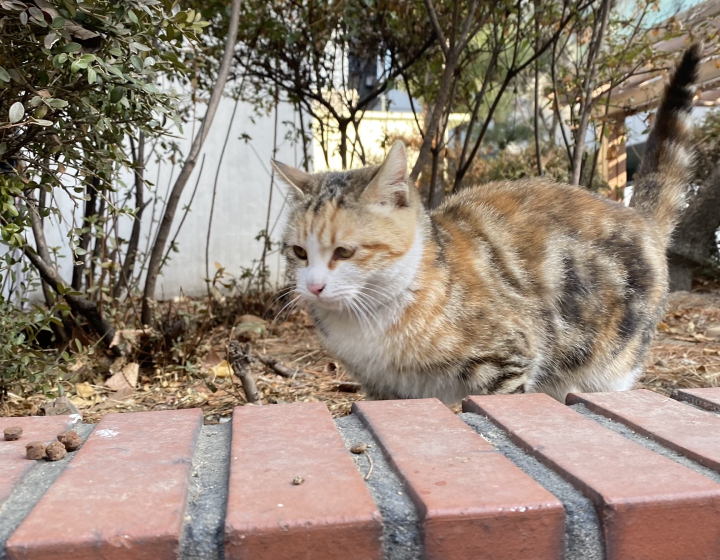
#> input picture Unit8/cat.jpg, 1440 x 1120 px (shown at 1/2 size)
$ python final.py
#> lines starting #> are read from the running program, lines starting #| are printed output that depends on the picture
import numpy as np, cv2, math

image = cv2.imread('cat.jpg')
#> image is the input picture: shape (1120, 1440, 3); mean B, G, R 118.3, 131.7, 147.1
src = cv2.resize(image, dsize=(400,300))
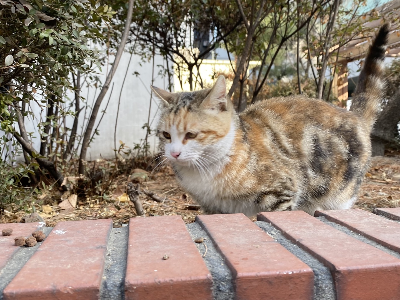
#> src: shape (300, 400, 3); mean B, G, R 118.2, 131.6, 147

h, w = src.shape[:2]
#> h = 300; w = 400

a= 47
b= 1.5
rad = a * math.pi / 180  #각도 설정

x = round(h * math.sin(rad)*b + w * math.cos(rad)*b) #창의 크기
#> x = 738
y = round(h * math.cos(rad)*b + w * math.sin(rad)*b)
#> y = 746
cv2.namedWindow('dst')
# cv2.resizeWindow('dst', width=x, height=y)

aff = np.array([[1, 0, x/2 - w/2], #첫번째 X, 두번째 Y
               [0, 1, y/2 - h/2]], dtype=np.float32)
#> aff = [[1, 0, 169], [0, 1, 223]]
trans_mat = cv2.warpAffine(src, aff, (x, y),255)
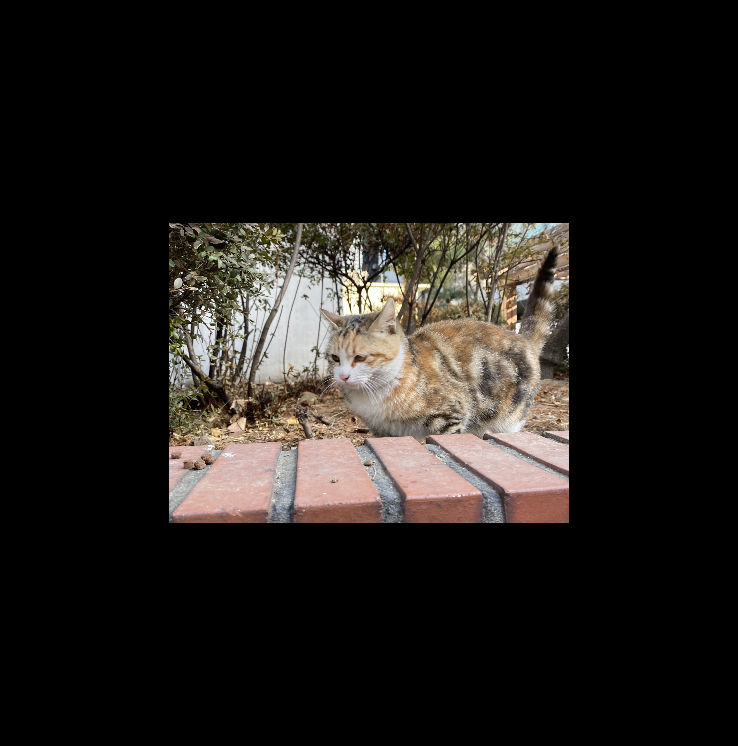
#> trans_mat: shape (746, 738, 3); mean B, G, R 25.8, 28.7, 32

dst_mat = cv2.getRotationMatrix2D((x/2, y/2), a, b)
rot_dst = cv2.warpAffine(trans_mat, dst_mat, (x, y), cv2.INTER_LINEAR)
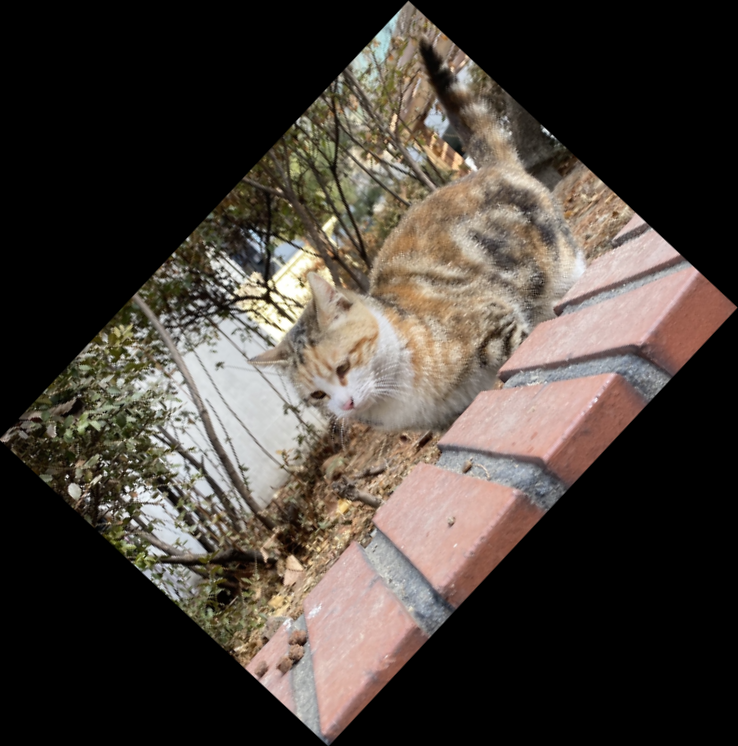
#> rot_dst: shape (746, 738, 3); mean B, G, R 58, 64.6, 72.1

cv2.imshow('image', src)
cv2.imshow('dst', rot_dst)
cv2.waitKey()
